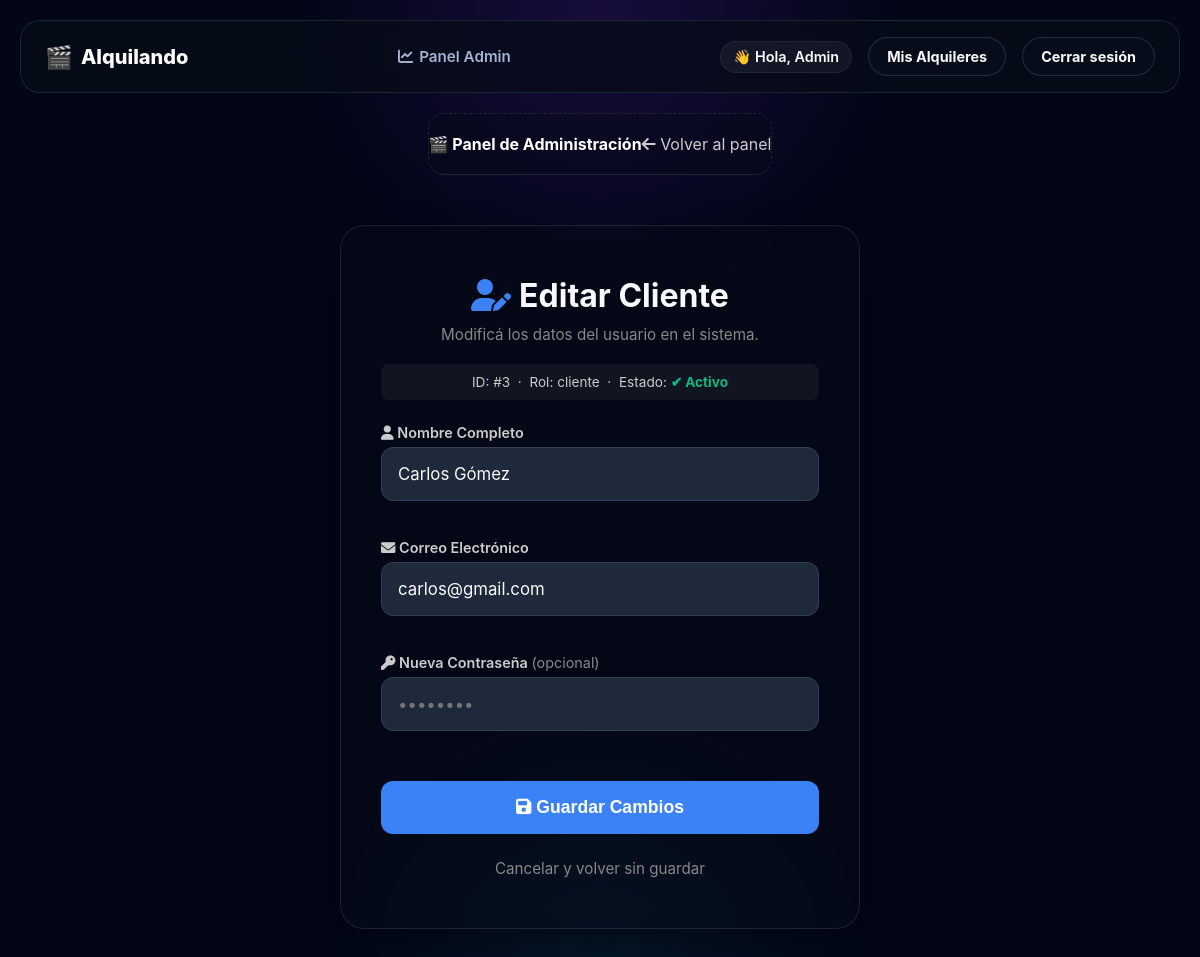
The app's page /admin/usuario/editar/3 (signed in) with its own data.
### app.py (models this page shows, shortened)
class Usuario(db.Model):
    __tablename__ = 'usuarios'
    id = db.Column(db.Integer, primary_key=True)
    nombre = db.Column(db.String(100), nullable=False)
    email = db.Column(db.String(100), unique=True, nullable=False)
    password = db.Column(db.String(100), nullable=False)
    rol = db.Column(db.String(20), default='cliente')
    bloqueado = db.Column(db.Boolean, default=False)
    alquileres = db.relationship('ProductoAlquiler', backref='usuario', lazy=True)
    reservas_solicitadas = db.relationship('ProductoAlquiler', secondary=lista_espera, backref=db.backref('en_espera', lazy=True))
    @classmethod
    def buscar_por_id(cls, usuario_id):
        return cls.query.get(usuario_id)

### app.py (the view, shortened to what this page needs)
@app.route('/admin/usuario/editar/<int:user_id>', methods=['GET', 'POST'])
@requiere_nivel(10)
def administrar_editar_usuario(user_id):
    user = Usuario.buscar_por_id(user_id)
    if not user:
        flash("Usuario no encontrado.", "danger")
        return redirect(url_for('dashboard'))
    return render_template('editar_usuario.html', usuario=user)

### app.py (called while the page is built)
def requiere_nivel(nivel_minimo):
    def decorator(f):
        @wraps(f)
        def decorated_function(*args, **kwargs):
            rol_usuario = session.get('usuario_rol', 'cliente')
            nivel_usuario = NIVELES_ACCESO.get(rol_usuario, 1)
            if nivel_usuario < nivel_minimo:
                flash("No tenés permisos suficientes para entrar acá.", "danger")
                return redirect(url_for('inicio'))
            return f(*args, **kwargs)
        return decorated_function
    return decorator

### templates/editar_usuario.html (shortened to what this page needs)
{% extends 'base.html' %}
{% block content %}
<div class="panel-header" style="display: flex; justify-content: space-between; align-items: center; padding: 20px 0; border-bottom: 1px solid var(--border, #333); margin-bottom: 30px; max-width: 520px; margin-left: auto; margin-right: auto;">
    <span style="color: #fff; font-weight: bold;">🎬 Panel de Administración</span>
    <a href="{{ url_for('dashboard') }}" class="texto-claro" style="color: #ccc; text-decoration: none;">
        <i class="fas fa-arrow-left"></i> Volver al panel
    </a>
</div>
<main style="display: flex; justify-content: center; align-items: center; padding: 0 20px 40px 20px;">
    <div class="auth-container">
        <h2 class="subtitulo-seccion" style="margin-top: 0; margin-bottom: 10px; font-size: 2rem; text-align: center;">
            <i class="fas fa-user-edit" style="color: #3b82f6; margin-right: 8px;"></i>Editar Cliente
        </h2>
        <p class="subtitulo" style="color: #888; text-align: center; margin-bottom: 20px; font-size: 0.95rem;">
            Modificá los datos del usuario en el sistema.
        </p>
        <div class="info-badge" style="background: rgba(255,255,255,0.05); padding: 10px; border-radius: 8px; text-align: center; font-size: 0.85rem; color: #ccc; margin-bottom: 24px;">
            <span>ID:</span> #{{ usuario.id }} &nbsp;·&nbsp;
            <span>Rol:</span> {{ usuario.rol }} &nbsp;·&nbsp;
            <span>Estado:</span>
            {% if usuario.bloqueado %}
                <span style="color: #ef4444; font-weight: bold;">領 Suspendido</span>
            {% else %}
                <span style="color: #10b981; font-weight: bold;">✔ Activo</span>
            {% endif %}
        </div>
        <form action="{{ url_for('administrar_editar_usuario', user_id=usuario.id) }}" method="POST" class="form-simple" style="display: flex; flex-direction: column; gap: 20px;">
            <div class="campo" style="display: flex; flex-direction: column; gap: 6px;">
                <label style="color: #ccc; font-size: 0.9rem; font-weight: 600;"><i class="fas fa-user"></i> Nombre Completo</label>
                <input type="text" name="nombre" value="{{ usuario.nombre }}" required>
            </div>
            <div class="campo" style="display: flex; flex-direction: column; gap: 6px;">
                <label style="color: #ccc; font-size: 0.9rem; font-weight: 600;"><i class="fas fa-envelope"></i> Correo Electrónico</label>
                <input type="email" name="email" value="{{ usuario.email }}" required>
            </div>
            <div class="campo" style="display: flex; flex-direction: column; gap: 6px;">
                <label style="color: #ccc; font-size: 0.9rem; font-weight: 600;"><i class="fas fa-key"></i> Nueva Contraseña
                    <span class="texto-gris" style="font-weight: normal; color: #888;">(opcional)</span>
                </label>
                <input type="password" name="password" placeholder="••••••••">
            </div>
            <button type="submit" class="auth-btn" style="background: #3b82f6;">
                <i class="fas fa-save"></i> Guardar Cambios
            </button>
        </form>
        <div style="text-align: center; margin-top: 24px;">
            <a href="{{ url_for('dashboard') }}" class="btn-cancelar" style="color: #888; text-decoration: none; font-size: 0.95rem;">Cancelar y volver sin guardar</a>
        </div>
    </div>
</main>
{% endblock %}

### static/estilos.css (style rules this page uses)
* { box-sizing: border-box; }
:root { --bg-main: #020617; --bg-soft: rgba(8, 15, 29, 0.78); --panel: rgba(7, 12, 24, 0.7); --panel-strong: rgba(7, 12, 24, 0.9); --border: rgba(148, 163, 184, 0.16); --border-soft: rgba(148, 163, 184, 0.1); --text-main: #f8fafc; --text-muted: #a5b4d1; --accent: #8b5cf6; --accent-strong: #6d28d9; --accent-soft: rgba(139, 92, 246, 0.22); --success: #22c55e; --warning: #fbbf24; --danger: #fb7185; --shadow: 0 24px 80px rgba(0, 0, 0, 0.38); }
body { margin: 0; min-height: 100vh; font-family: Inter, system-ui, -apple-system, BlinkMacSystemFont, "Segoe UI", sans-serif; color: var(--text-main); background: radial-gradient(circle at top, rgba(91, 33, 182, 0.24), transparent 26%), radial-gradient(circle at bottom, rgba(14, 116, 144, 0.18), transparent 24%), var(--bg-main); }
body, h1, h2, h3, p { margin: 0; }
a { color: var(--text-main); text-decoration: none; transition: opacity 0.2s; }
.campo { margin-bottom: 18px; display: flex; flex-direction: column; gap: 6px; }
.campo label { color: #d5e4ff; font-size: 0.82rem; font-weight: 700; }
.campo input, .campo select, .campo textarea, .stock-input { width: 100%; padding: 12px 13px; border-radius: 12px; border: 1px solid rgba(148, 163, 184, 0.18); background: rgba(2, 6, 23, 0.94); color: var(--text-main); outline: none; font-family: inherit; }
.panel-header { display: flex; justify-content: space-between; align-items: center; padding: 20px; background: rgba(7, 12, 24, 0.4); border: 1px dashed var(--border); border-radius: 16px; margin-bottom: 10px; }
.auth-container { background: rgba(7, 12, 24, 0.45); border: 1px solid var(--border, #333); border-radius: 24px; padding: 50px 40px; width: 100%; max-width: 520px; backdrop-filter: blur(8px); box-shadow: 0 20px 40px rgba(0, 0, 0, 0.4); }
.form-simple input { background: #1e293b; border: 1px solid #334155; border-radius: 12px; padding: 16px; color: #f8fafc; font-size: 1.05rem; width: 100%; box-sizing: border-box; transition: border-color 0.2s, background-color 0.2s; }
.auth-btn { width: 100%; margin-top: 12px; padding: 16px; font-size: 1.1rem; font-weight: 700; background: #6366f1; color: #fff; border: none; border-radius: 12px; cursor: pointer; transition: background 0.2s; }

### records on screen
Usuario: id "3", rol "cliente", nombre "Carlos Gómez", email "carlos@gmail.com"

### other values on screen
{{ session['usuario_nombre'] }} "Admin"
